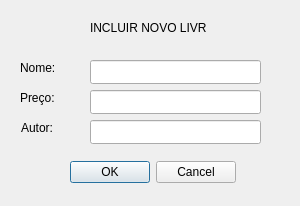
<?xml version="1.0" encoding="UTF-8"?>
<ui version="4.0">
 <class>IncluirLivro</class>
 <widget class="QDialog" name="IncluirLivro">
  <property name="geometry">
   <rect>
    <x>0</x>
    <y>0</y>
    <width>300</width>
    <height>206</height>
   </rect>
  </property>
  <property name="windowTitle">
   <string>Incluir Livro</string>
  </property>
  <widget class="QLabel" name="label_4">
   <property name="geometry">
    <rect>
     <x>90</x>
     <y>20</y>
     <width>116</width>
     <height>16</height>
    </rect>
   </property>
   <property name="text">
    <string>INCLUIR NOVO LIVRO</string>
   </property>
  </widget>
  <widget class="QDialogButtonBox" name="buttonBox">
   <property name="geometry">
    <rect>
     <x>70</x>
     <y>160</y>
     <width>166</width>
     <height>24</height>
    </rect>
   </property>
   <property name="orientation">
    <enum>Qt::Orientation::Horizontal</enum>
   </property>
   <property name="standardButtons">
    <set>QDialogButtonBox::StandardButton::Cancel|QDialogButtonBox::StandardButton::Ok</set>
   </property>
  </widget>
  <widget class="QLineEdit" name="lineEditNome">
   <property name="geometry">
    <rect>
     <x>90</x>
     <y>60</y>
     <width>171</width>
     <height>24</height>
    </rect>
   </property>
  </widget>
  <widget class="QLabel" name="label">
   <property name="geometry">
    <rect>
     <x>20</x>
     <y>60</y>
     <width>39</width>
     <height>16</height>
    </rect>
   </property>
   <property name="text">
    <string>Nome: </string>
   </property>
  </widget>
  <widget class="QLineEdit" name="lineEditPreco">
   <property name="geometry">
    <rect>
     <x>90</x>
     <y>90</y>
     <width>171</width>
     <height>24</height>
    </rect>
   </property>
  </widget>
  <widget class="QLabel" name="label_2">
   <property name="geometry">
    <rect>
     <x>20</x>
     <y>90</y>
     <width>36</width>
     <height>16</height>
    </rect>
   </property>
   <property name="text">
    <string>Preço: </string>
   </property>
  </widget>
  <widget class="QLabel" name="label_3">
   <property name="geometry">
    <rect>
     <x>21</x>
     <y>120</y>
     <width>36</width>
     <height>16</height>
    </rect>
   </property>
   <property name="text">
    <string>Autor: </string>
   </property>
  </widget>
  <widget class="QLineEdit" name="lineEditAutor">
   <property name="geometry">
    <rect>
     <x>90</x>
     <y>120</y>
     <width>171</width>
     <height>24</height>
    </rect>
   </property>
  </widget>
 </widget>
 <resources/>
 <connections>
  <connection>
   <sender>buttonBox</sender>
   <signal>accepted()</signal>
   <receiver>IncluirLivro</receiver>
   <slot>accept()</slot>
   <hints>
    <hint type="sourcelabel">
     <x>248</x>
     <y>254</y>
    </hint>
    <hint type="destinationlabel">
     <x>157</x>
     <y>274</y>
    </hint>
   </hints>
  </connection>
  <connection>
   <sender>buttonBox</sender>
   <signal>rejected()</signal>
   <receiver>IncluirLivro</receiver>
   <slot>reject()</slot>
   <hints>
    <hint type="sourcelabel">
     <x>316</x>
     <y>260</y>
    </hint>
    <hint type="destinationlabel">
     <x>286</x>
     <y>274</y>
    </hint>
   </hints>
  </connection>
 </connections>
</ui>
